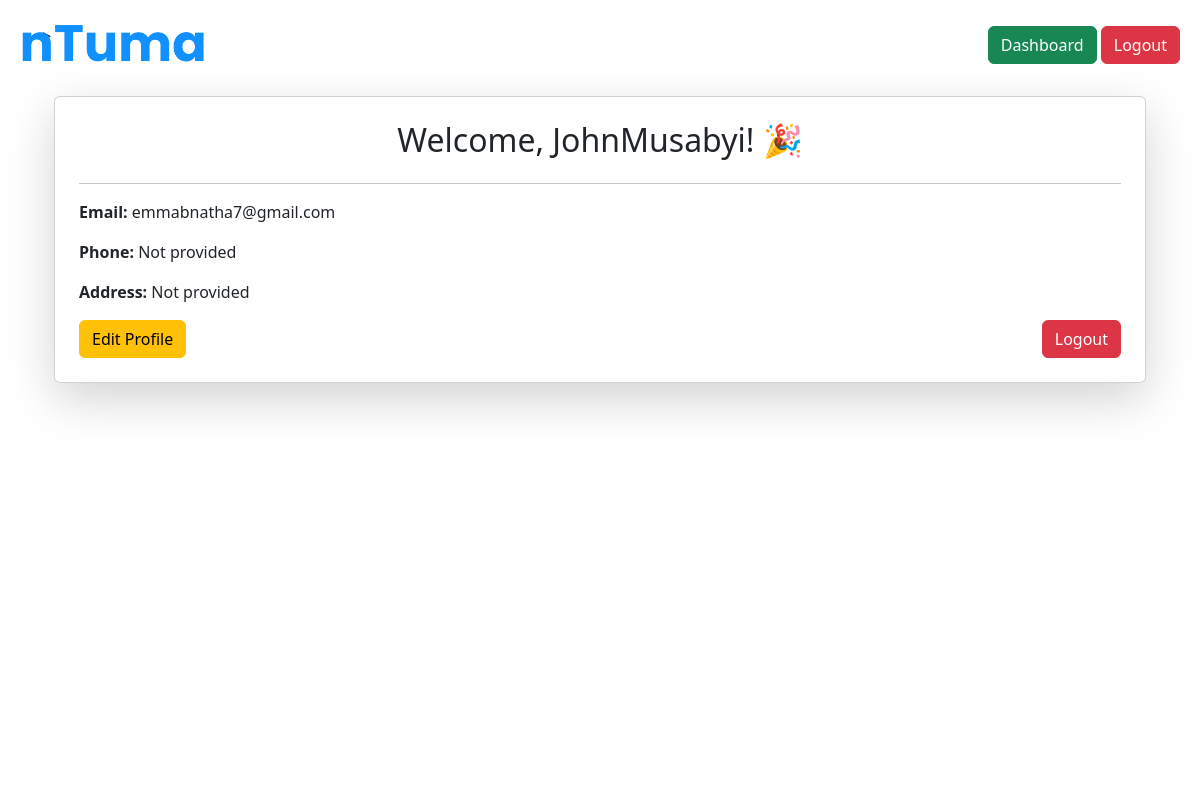
The page /accounts/dashboard/ (signed in) on the database its author committed.
### accounts/models.py (models this page shows, shortened)
class User(models.Model):
    username = models.CharField(max_length=150, unique=True)
    email = models.EmailField(unique=True)
    password = models.CharField(max_length=255)#hash it later
    phone_number = models.CharField(max_length=15, blank=True, null=True)
    address = models.TextField(blank=True, null=True)
    is_admin = models.BooleanField(default=False)

### accounts/views.py (the view)
# urls.py: path('dashboard/', dashboard, name='dashboard'),
def dashboard(request):
    if 'user_id' not in request.session:
        messages.error(request, 'You must be logged in to access the dashboard!')
        return redirect('login')
    user = User.objects.get(id=request.session['user_id'])
    return render(request, 'accounts/dashboard.html',{"user":user})

### templates/accounts/dashboard.html
{% extends 'base.html' %}
{% block content %}
<div class="container mt-5">
    <div class="card shadow-lg p-4">
        <h2 class="text-center">Welcome, {{ user.username }}! 🎉</h2>
        <hr>
        <p><strong>Email:</strong> {{ user.email }}</p>
        <p><strong>Phone:</strong> {{ user.phone_number|default:"Not provided" }}</p>
        <p><strong>Address:</strong> {{ user.address|default:"Not provided" }}</p>
        <div class="d-flex justify-content-between">
            <a href="{% url 'edit_profile' %}" class="btn btn-warning">Edit Profile</a>
            <a href="{% url 'logout' %}" class="btn btn-danger">Logout</a>
        </div>
    </div>
</div>
{% endblock %}

### rows shown on the page
User: username "JohnMusabyi", email "emmabnatha7@gmail.com", phone_number "Not provided", address "Not provided"
